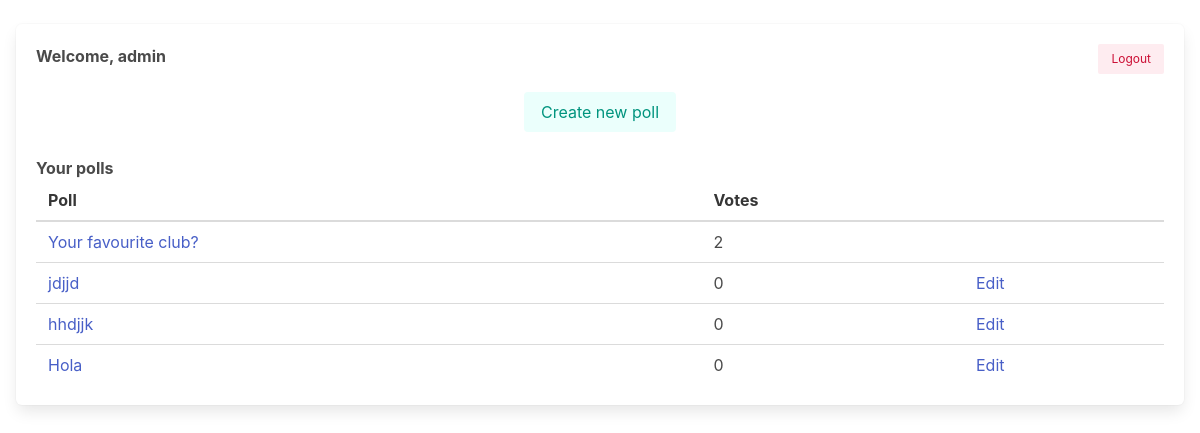
The app's page / (signed in) with its own data.
### main/models.py (models this page shows, shortened)
class Question(models.Model):
    creator = models.ForeignKey(User, related_name="polls", null=True, blank=False, on_delete=models.SET_NULL)
    question_text = models.CharField(max_length=200)
    pub_date = models.DateTimeField('date published')
    voters = models.ManyToManyField(Voter, related_name="participated_question")
    vote_changeable = models.BooleanField(default=True)

### main/views.py (the view)
# urls.py: path('', index, name='index'),
def index(request):
    context = {}
    if request.user.is_authenticated:
        user_polls = Question.objects.filter(creator=request.user)
        context["user_polls"] = user_polls
    return render(request, 'main/index/index.html', context)

### main/templates/main/index/index.html (shortened to what this page needs)
{% extends 'base.html' %}
{% block content %}
{% if user.is_authenticated %}
<div class="box my-5 mx-4">
    <b>Welcome, {{ user.username }}</b>
    <a class="button is-small is-danger is-light is-pulled-right" href="{% url 'users:logout' %}">Logout</a>
    <br />
    <br />
    <div class="has-text-centered">
        <a class="button is-primary is-light" href="{% url 'users:create_poll' %}">Create new poll</a>
    </div>
    <br />
    {% if user_polls %}
    <h4><b>Your polls</b></h4>
    <div class="content">
        <table>
            <thead>
                <tr><th>Poll</th><th>Votes</th><th></th></tr>
            </thead>
            <tbody>
                {% for question in user_polls %}
                <tr>
                    <td><a class="has-text-link" href="{% url 'main:detail' question.id %}">{{ question.question_text }}</a></td>
                    <td>{{question.voters.count}}</td>
                    <td>
                        {% if question.voters.count == 0 %}
                        <a href="{% url 'edit_question' question.pk }">Edit</a>
                    </td>
                </tr>
                {% endfor %}
            </tbody>
        {% else %}
        <h4><b>You have not created any poll yet.</b></h4>
        {% endif %}
    </div>
</div>
{% else %}
<a href="{% url 'users:login' %}">Login</a>||<a href="{% url 'users:signup' %}">Sign up</a>
{% endif %}
{% endblock content %}

### records on screen
Question: question_text "Your favourite club?", voters.count "2"
Question: question_text "jdjjd", voters.count "0", shows "Edit"
Question: question_text "hhdjjk", voters.count "0", shows "Edit"
Question: question_text "Hola", voters.count "0", shows "Edit"

### other values on screen
{{ user.username }} "admin"
